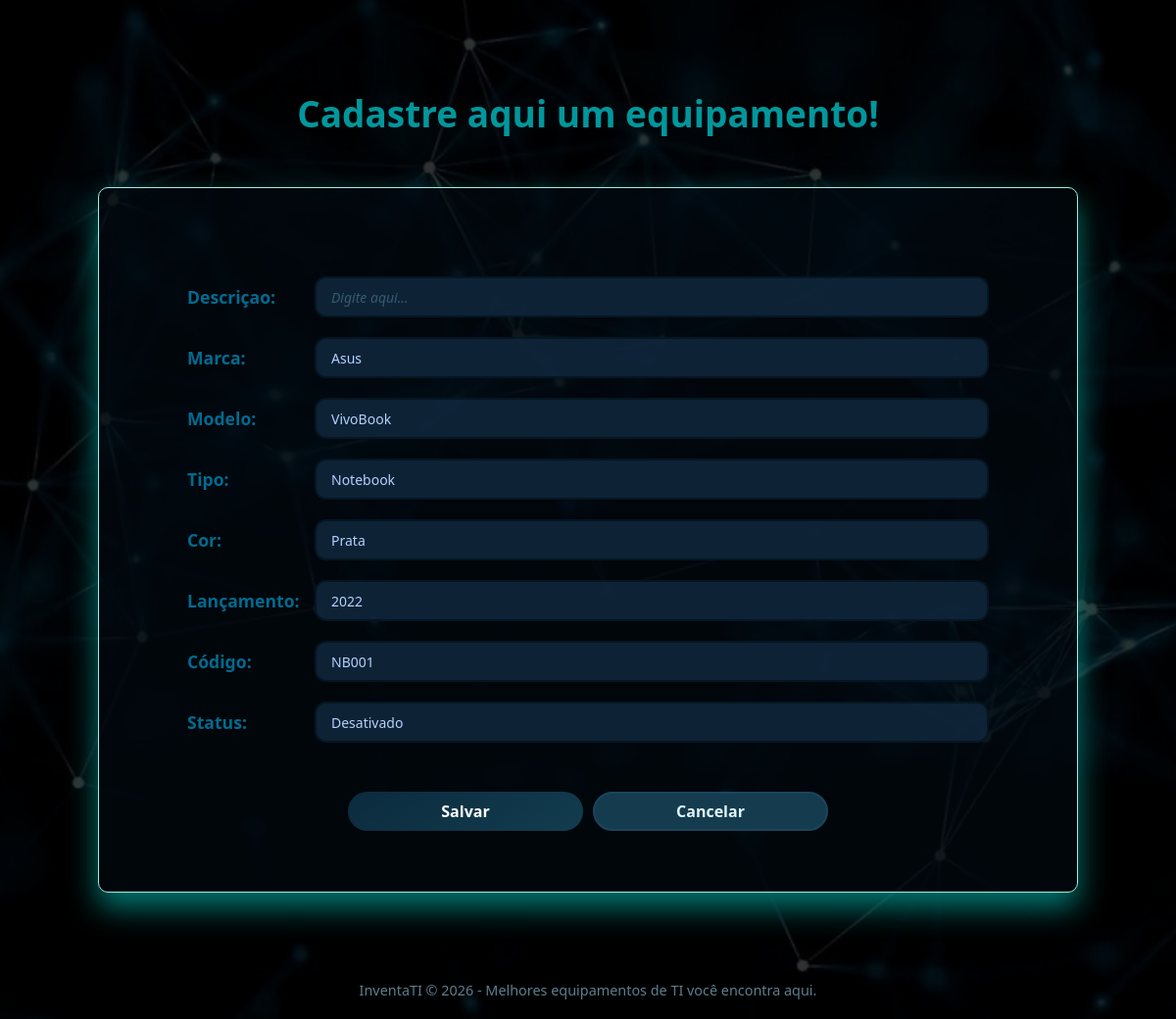
The page /editar/1 on the database its author committed.
### models/equipamento.py (models this page shows, shortened)
class Equipamento(db.Model):
    __tablename__ = 'equipamentos'
    id = db.Column(db.Integer, primary_key=True)  # ADICIONA NOME!
    descricao = db.Column(db.String(200), nullable=False)
    marca = db.Column(db.String(50))
    modelo = db.Column(db.String(50))
    tipo = db.Column(db.String(50))
    cor = db.Column(db.String(30))
    lancamento = db.Column(db.String(20))  # SEM ACENTO!
    codigo = db.Column(db.String(30))
    status = db.Column(db.String(20))  # ADICIONA EMPRESA!

### controllers/auth_controller.py (the view)
@auth_bp.route("/editar/<int:id>")
def editar_equipamento(id):
    equipamento = Equipamento.query.get(id)
    return render_template("cadastro.html", equipamento=equipamento)

### templates/cadastro.html (shortened to what this page needs)
<!DOCTYPE html>
<html lang="pt-BR">
<head>
    <link rel="stylesheet" href="{{ url_for('static', filename='cadastro.css') }}">
</head>
<body>
        <main class="main-content">
            <h2 class="card-titulo">Cadastre aqui um equipamento!</h2>
                <div class="card-cadastro">
            {% set equipamento = equipamento|default(None) %}
        <form class="form cadastro" action="{% if equipamento %} {{ url_for('auth.atualizar', id=equipamento.id) }} {% else %} {{ url_for('auth.salvar_equipamento') }} {% endif %}" method="POST">
                    <div class="campo">
                        <label for="descriçao" class="label">Descriçao:</label>
                        <input type="text" id="descricao" name="descricao" class="input" value="{{ equipamento.descricao if equipamento else '' }}" placeholder="Digite aqui...">
                    </div>
                    <div class="campo">
                        <label for="marca" class="label">Marca:</label>
                        <input type="text" id="marca" name="marca" class="input" value="{{ equipamento.marca if equipamento else '' }}" placeholder="Digite aqui...">
                    </div>
                    <div class="campo">
                        <label for="modelo" class="label">Modelo:</label>
                        <input type="text" id="modelo" name="modelo" class="input" value="{{ equipamento.modelo if equipamento else '' }}" placeholder="Digite aqui...">
                    </div>
                    <div class="campo">
                        <label for="tipo" class="label">Tipo:</label>
                        <input type="text" id="tipo" name="tipo" class="input" value="{{ equipamento.tipo if equipamento else '' }}" placeholder="Digite aqui...">
                    </div>
                    <div class="campo">
                        <label for="cor" class="label">Cor:</label>
                        <input type="text" id="cor" name="cor" class="input" value="{{ equipamento.cor if equipamento else '' }}" placeholder="Digite aqui...">
                    </div>
                    <div class="campo">
                        <label for="lancamento" class="label">Lançamento:</label>
                        <input type="text" id="lancamento" name="lancamento" class="input" value="{{ equipamento.lancamento if equipamento else '' }}" placeholder="Digite aqui...">
                    </div>
                    <div class="campo">
                        <label for="codigo" class="label">Código:</label>
                        <input type="text" id="codigo" name="codigo" class="input" value="{{ equipamento.codigo if equipamento else '' }}" placeholder="Digite aqui...">
                    </div>
                    <div class="campo">
                        <label for="empresa" class="label">Status:</label>
                        <input type="text" id="status" name="status" class="input" value="{{ equipamento.status if equipamento else '' }}" placeholder="Digite aqui...">
                    </div>
                    <div class="grupo-botoes">
                        <button type="submit" class="btn btn-salvar">Salvar</button>
                        <button type="button" class="btn btn-cancelar">Cancelar</button>
                    </div>
                </form>
            </div>
        </main>
        <footer class="footer">
            <p>InventaTI © 2026 - Melhores equipamentos de TI você encontra aqui.</p>
        </footer>
</body>
</html>

### static/cadastro.css (style rules this page uses)
* { margin: 0; padding: 0; box-sizing: border-box; font-family: 'Segoe UI', Roboto, Arial, sans-serif; }
body { background-color: #f0f5f9; background-image: url("fundo_dashboard.png"); background-size: cover; background-position: center; background-attachment: fixed; font-family: 'poppies', sans-serif; justify-content: center; align-items: center; height: 100vh; display: flex; flex-direction: column; }
.main-content { flex: 1; display: flex; justify-content: center; align-items: center; padding: 0px 0; margin-top: 300px; flex-direction: column; min-height: 110vh; gap: 20px; background-size: cover; background-position: center; }
.card-cadastro { background: rgba(2, 10, 17, 0.65); border-radius: 10px; padding: 90px; box-shadow: 0 15px 30px rgba(1, 139, 132, 0.86); width: 1000px; border: 1px solid #98f1e6; gap: 10px; height: 720px; font-size: 14px; }
.card-titulo { font-size: 37px; color: #01979c; margin-bottom: 25px; text-align: center; padding-bottom: 05px; font-weight: bold; }
.campo { display: flex; align-items: center; gap: 10px; margin-bottom: 20px ; }
.label { font-weight: 600; color: #016b8f; font-size: 1.1rem; min-width: 120px; gap: 50px; }
.input { flex: 1; padding: 15px; gap: 60px; border: 2px solid #00111bb6; border-radius: 12px; font-size: 14px; transition: border-color 0.3s, box-shadow 0.3s; background-color: #10263be7; height: 42px; width: 260px; color: #b4d1fd; }
.input::placeholder { color: #365b6d; font-style: italic; height: 90px; }
.btn { padding: 07px 20px; border: none; border-radius: 50px; font-size: 16px; font-weight: 600; width: 240px; height: 40px; cursor: pointer; transition: transform 0.2s, box-shadow 0.2s; justify-content: center; }
.btn-salvar { background: linear-gradient(145deg, #0b2b3d, #123d4f); color: white; justify-content: center; }
.btn-cancelar { background: #143b4e; color: #e1f4fa; border: 2px solid #1b465c; }
.footer { text-align: center; margin-top: 40px; color: #5f7e8c; font-size: 0.9rem; padding: 20px 0; }
.grupo-botoes { display: flex; justify-content: center; gap: 10px; margin-top: 50px; }

### rows shown on the page
Equipamento: marca "Asus", modelo "VivoBook", tipo "Notebook", cor "Prata", lancamento "2022", codigo "NB001", status "Desativado"
